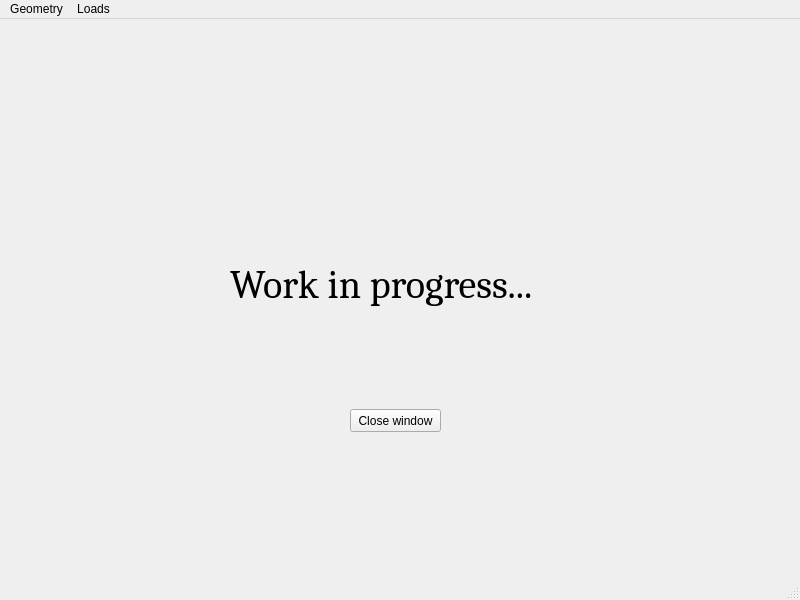
<?xml version="1.0" encoding="UTF-8"?>
<ui version="4.0">
 <class>MainPlateWindow</class>
 <widget class="QMainWindow" name="MainPlateWindow">
  <property name="geometry">
   <rect>
    <x>0</x>
    <y>0</y>
    <width>800</width>
    <height>600</height>
   </rect>
  </property>
  <property name="windowTitle">
   <string>MainWindow</string>
  </property>
  <widget class="QWidget" name="PlateWindow">
   <widget class="QPushButton" name="pushButton">
    <property name="geometry">
     <rect>
      <x>350</x>
      <y>390</y>
      <width>91</width>
      <height>23</height>
     </rect>
    </property>
    <property name="text">
     <string>Close window</string>
    </property>
   </widget>
   <widget class="QLabel" name="label">
    <property name="geometry">
     <rect>
      <x>230</x>
      <y>230</y>
      <width>361</width>
      <height>71</height>
     </rect>
    </property>
    <property name="font">
     <font>
      <family>Cambria</family>
      <pointsize>30</pointsize>
     </font>
    </property>
    <property name="text">
     <string>Work in progress...</string>
    </property>
    <property name="textFormat">
     <enum>Qt::AutoText</enum>
    </property>
   </widget>
  </widget>
  <widget class="QMenuBar" name="menubar">
   <property name="geometry">
    <rect>
     <x>0</x>
     <y>0</y>
     <width>800</width>
     <height>21</height>
    </rect>
   </property>
   <widget class="QMenu" name="menuGeometry">
    <property name="title">
     <string>Geometry</string>
    </property>
   </widget>
   <widget class="QMenu" name="menuLoads">
    <property name="title">
     <string>Loads</string>
    </property>
   </widget>
   <addaction name="menuGeometry"/>
   <addaction name="menuLoads"/>
  </widget>
  <widget class="QStatusBar" name="statusbar"/>
 </widget>
 <resources/>
 <connections>
  <connection>
   <sender>pushButton</sender>
   <signal>clicked()</signal>
   <receiver>MainPlateWindow</receiver>
   <slot>close()</slot>
   <hints>
    <hint type="sourcelabel">
     <x>391</x>
     <y>423</y>
    </hint>
    <hint type="destinationlabel">
     <x>784</x>
     <y>-12</y>
    </hint>
   </hints>
  </connection>
 </connections>
</ui>
